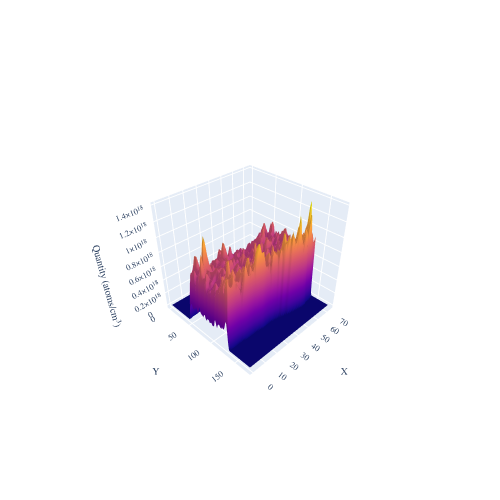

The code cell stored with this chart in its notebook:
### Code cell
import scipy.ndimage

# Original data
quanti_DF3D=quanti_DF

# Apply a Gaussian filter to smooth the data
sigma = 1  # Standard deviation for Gaussian kernel. Adjust this to control the amount of smoothing.
smoothed_data = scipy.ndimage.gaussian_filter(quanti_DF3D, sigma=sigma)

# Create the surface plot with the smoothed data
fig_quanti = go.Figure(data=[go.Surface(z=np.rot90(smoothed_data, k=2), showscale=False)])
fig_quanti.update_layout(
    autosize=False,
    width=500, height=500,
    scene=dict(
         xaxis=dict(title='X', titlefont=dict(size=10, family='Arial'), tickfont=dict(size=10, family='Arial'), tickmode='auto', tick0=-5, autorange='reversed'),
        yaxis=dict(title='Y', titlefont=dict(size=10, family='Arial'), tickfont=dict(size=10, family='Arial'), tickmode='auto', tick0=-5),
        zaxis=dict(title='Quantity (atoms/cm³)', titlefont=dict(size=10, family='Arial'), tickfont=dict(size=10, family='Arial'), tickmode='auto', tick0=-2),
        camera=dict(
            eye=dict(x=1.75, y=1.75, z=1.75)  # Set the initial zoom size
        )
    )
    
)

fig_quanti.show()

# Create the surface plot with your data
fig_quanti.update_layout(
    autosize=True,
    margin=dict(l=0, r=0, b=0, t=0),  # Remove margins
    scene=dict(
        xaxis=dict(
            title='X',
            autorange="reversed",  # Reverse the X-axis
        ),
        yaxis=dict(
            title='Y',
            autorange=True,
        ),
        zaxis=dict(
            title='Quantity (atoms/cm³)',
            autorange=True,
        ),
        bgcolor='white'  # Set background color of the plot area
    ),
    plot_bgcolor='white',  # Set background color of the entire plot area
)

# Define the folder and file path
folder_path = "path_html"  # Replace with your folder path
os.makedirs(folder_path, exist_ok=True)  # Create the folder if it does not exist
html_file_name = "surface_plot_100h_"+element+".html"
html_file_path = os.path.join(folder_path, html_file_name)

# Save the figure as an HTML file
fig_quanti.write_html(html_file_path, config=dict(displayModeBar=False))


# Modify the HTML to center the plot and ensure the white background
css_style = """
<style>
    body {
        margin: 0;
        padding: 0;
        display: flex;
        justify-content: center;
        align-items: center;
        height: 100vh;
        background-color: #f0f0f0;
    }
    #plotly-graph {
        width: 100%;
        height: 100%;
        max-width: 1000px; /* Set a maximum width */
        max-height: 800px; /* Set a maximum height */
    }
</style>
"""

# Read and modify the HTML file
with open(html_file_path, 'r') as file:
    html_content = file.read()

# Insert CSS into HTML content
html_content = html_content.replace('</head>', f'{css_style}</head>')

# Write the modified HTML back to the file
with open(html_file_path, 'w') as file:
    file.write(html_content)

# Print the path of the saved HTML file
print(os.getcwd())


# Replace this link with the GitHub Pages URL
link = "https://Leonardolac97.github.io/XRF-3D-Maps/surface_plot_100h_"+element+".html"

# Generate the QR code
qr = qrcode.QRCode(
    version=1,
    error_correction=qrcode.constants.ERROR_CORRECT_L,
    box_size=10,
    border=4,
)
qr.add_data(link)
qr.make(fit=True)

# Create an image of the QR code
img = qr.make_image(fill='black', back_color="white")

# Save the image
qr_dir="C:/Users/ra5994/PEM samples/Paper 2/"+element+"/path_qr"
if os.path.exists(qr_dir):
    shutil.rmtree(qr_dir)
    os.mkdir(qr_dir) 
else:
    os.mkdir(qr_dir) 

img.save(qr_dir+"/surface_plot_100h_"+element+"_qr.png")

# Display the QR code
img.show()


print(link)

### Figure 1 — Plotly figure (JSON) as saved in the notebook; plotly's stock layout.template omitted (floating-point values rounded to 4 significant figures; data arrays with more than 128 entries replaced by an {"elided": "..."} marker saying what was removed)
{"data": [{"showscale": false, "type": "surface", "z": {"elided": "174x75 float values"}}], "layout": {"autosize": false, "height": 500, "scene": {"camera": {"eye": {"x": 1.75, "y": 1.75, "z": 1.75}}, "xaxis": {"autorange": "reversed", "tick0": -5, "tickfont": {"family": "Arial", "size": 10}, "tickmode": "auto", "title": {"font": {"family": "Arial", "size": 10}, "text": "X"}}, "yaxis": {"tick0": -5, "tickfont": {"family": "Arial", "size": 10}, "tickmode": "auto", "title": {"font": {"family": "Arial", "size": 10}, "text": "Y"}}, "zaxis": {"tick0": -2, "tickfont": {"family": "Arial", "size": 10}, "tickmode": "auto", "title": {"font": {"family": "Arial", "size": 10}, "text": "Quantity (atoms/cm³)"}}}, "width": 500}}
